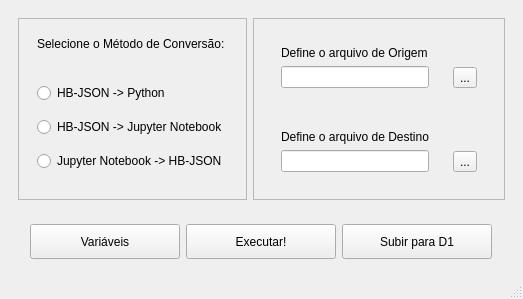
<?xml version="1.0" encoding="UTF-8"?>
<ui version="4.0">
 <class>mainWindow</class>
 <widget class="QMainWindow" name="mainWindow">
  <property name="geometry">
   <rect>
    <x>0</x>
    <y>0</y>
    <width>512</width>
    <height>293</height>
   </rect>
  </property>
  <property name="windowTitle">
   <string>DONE - CONVERTER</string>
  </property>
  <widget class="QWidget" name="centralwidget">
   <layout class="QVBoxLayout" name="verticalLayout">
    <item>
     <widget class="QFrame" name="frame_2">
      <property name="frameShape">
       <enum>QFrame::NoFrame</enum>
      </property>
      <property name="frameShadow">
       <enum>QFrame::Raised</enum>
      </property>
      <layout class="QHBoxLayout" name="horizontalLayout">
       <item>
        <widget class="QFrame" name="frame_3">
         <property name="frameShape">
          <enum>QFrame::StyledPanel</enum>
         </property>
         <property name="frameShadow">
          <enum>QFrame::Raised</enum>
         </property>
         <layout class="QVBoxLayout" name="verticalLayout_2">
          <item>
           <widget class="QFrame" name="frame_6">
            <property name="sizePolicy">
             <sizepolicy hsizetype="Preferred" vsizetype="Maximum">
              <horstretch>0</horstretch>
              <verstretch>0</verstretch>
             </sizepolicy>
            </property>
            <property name="frameShape">
             <enum>QFrame::NoFrame</enum>
            </property>
            <property name="frameShadow">
             <enum>QFrame::Raised</enum>
            </property>
            <layout class="QHBoxLayout" name="horizontalLayout_2">
             <item>
              <widget class="QLabel" name="label">
               <property name="text">
                <string>Selecione o Método de Conversão:</string>
               </property>
              </widget>
             </item>
            </layout>
           </widget>
          </item>
          <item>
           <widget class="QFrame" name="frame_5">
            <property name="frameShape">
             <enum>QFrame::NoFrame</enum>
            </property>
            <property name="frameShadow">
             <enum>QFrame::Raised</enum>
            </property>
            <layout class="QVBoxLayout" name="verticalLayout_3">
             <item>
              <widget class="QRadioButton" name="radioButton_1">
               <property name="text">
                <string>HB-JSON -&gt; Python</string>
               </property>
              </widget>
             </item>
             <item>
              <widget class="QRadioButton" name="radioButton_2">
               <property name="text">
                <string>HB-JSON -&gt; Jupyter Notebook</string>
               </property>
              </widget>
             </item>
             <item>
              <widget class="QRadioButton" name="radioButton_3">
               <property name="text">
                <string>Jupyter Notebook -&gt; HB-JSON</string>
               </property>
              </widget>
             </item>
            </layout>
           </widget>
          </item>
         </layout>
        </widget>
       </item>
       <item>
        <widget class="QFrame" name="frame_4">
         <property name="frameShape">
          <enum>QFrame::StyledPanel</enum>
         </property>
         <property name="frameShadow">
          <enum>QFrame::Raised</enum>
         </property>
         <layout class="QVBoxLayout" name="verticalLayout_4">
          <item>
           <widget class="QFrame" name="frame_8">
            <property name="frameShape">
             <enum>QFrame::NoFrame</enum>
            </property>
            <property name="frameShadow">
             <enum>QFrame::Raised</enum>
            </property>
            <layout class="QHBoxLayout" name="horizontalLayout_4">
             <item>
              <widget class="QFrame" name="frame_9">
               <property name="frameShape">
                <enum>QFrame::NoFrame</enum>
               </property>
               <property name="frameShadow">
                <enum>QFrame::Raised</enum>
               </property>
               <layout class="QVBoxLayout" name="verticalLayout_6">
                <item>
                 <widget class="QLabel" name="label_2">
                  <property name="text">
                   <string>Define o arquivo de Origem</string>
                  </property>
                 </widget>
                </item>
                <item>
                 <widget class="QLineEdit" name="input_origem"/>
                </item>
               </layout>
              </widget>
             </item>
             <item>
              <widget class="QFrame" name="frame_10">
               <property name="sizePolicy">
                <sizepolicy hsizetype="Maximum" vsizetype="Preferred">
                 <horstretch>0</horstretch>
                 <verstretch>0</verstretch>
                </sizepolicy>
               </property>
               <property name="frameShape">
                <enum>QFrame::NoFrame</enum>
               </property>
               <property name="frameShadow">
                <enum>QFrame::Raised</enum>
               </property>
               <layout class="QVBoxLayout" name="verticalLayout_7">
                <item>
                 <widget class="QLabel" name="label_4">
                  <property name="text">
                   <string/>
                  </property>
                 </widget>
                </item>
                <item>
                 <widget class="QToolButton" name="btn_origem">
                  <property name="text">
                   <string>...</string>
                  </property>
                 </widget>
                </item>
               </layout>
              </widget>
             </item>
            </layout>
           </widget>
          </item>
          <item>
           <widget class="QFrame" name="frame_7">
            <property name="frameShape">
             <enum>QFrame::NoFrame</enum>
            </property>
            <property name="frameShadow">
             <enum>QFrame::Raised</enum>
            </property>
            <layout class="QHBoxLayout" name="horizontalLayout_5">
             <item>
              <widget class="QFrame" name="frame_11">
               <property name="frameShape">
                <enum>QFrame::NoFrame</enum>
               </property>
               <property name="frameShadow">
                <enum>QFrame::Raised</enum>
               </property>
               <layout class="QVBoxLayout" name="verticalLayout_5">
                <item>
                 <widget class="QLabel" name="label_3">
                  <property name="text">
                   <string>Define o arquivo de Destino</string>
                  </property>
                 </widget>
                </item>
                <item>
                 <widget class="QLineEdit" name="input_destino"/>
                </item>
               </layout>
              </widget>
             </item>
             <item>
              <widget class="QFrame" name="frame_12">
               <property name="sizePolicy">
                <sizepolicy hsizetype="Maximum" vsizetype="Preferred">
                 <horstretch>0</horstretch>
                 <verstretch>0</verstretch>
                </sizepolicy>
               </property>
               <property name="frameShape">
                <enum>QFrame::NoFrame</enum>
               </property>
               <property name="frameShadow">
                <enum>QFrame::Raised</enum>
               </property>
               <layout class="QVBoxLayout" name="verticalLayout_8">
                <item>
                 <widget class="QLabel" name="label_5">
                  <property name="text">
                   <string/>
                  </property>
                 </widget>
                </item>
                <item>
                 <widget class="QToolButton" name="btn_destino">
                  <property name="text">
                   <string>...</string>
                  </property>
                 </widget>
                </item>
               </layout>
              </widget>
             </item>
            </layout>
           </widget>
          </item>
         </layout>
        </widget>
       </item>
      </layout>
     </widget>
    </item>
    <item>
     <widget class="QFrame" name="frame">
      <property name="frameShape">
       <enum>QFrame::NoFrame</enum>
      </property>
      <property name="frameShadow">
       <enum>QFrame::Raised</enum>
      </property>
      <layout class="QHBoxLayout" name="horizontalLayout_3">
       <item>
        <spacer name="horizontalSpacer_2">
         <property name="orientation">
          <enum>Qt::Horizontal</enum>
         </property>
         <property name="sizeHint" stdset="0">
          <size>
           <width>40</width>
           <height>20</height>
          </size>
         </property>
        </spacer>
       </item>
       <item>
        <widget class="QPushButton" name="btn_vars">
         <property name="minimumSize">
          <size>
           <width>150</width>
           <height>35</height>
          </size>
         </property>
         <property name="maximumSize">
          <size>
           <width>150</width>
           <height>35</height>
          </size>
         </property>
         <property name="text">
          <string>Variáveis</string>
         </property>
        </widget>
       </item>
       <item>
        <widget class="QPushButton" name="btn_execute">
         <property name="minimumSize">
          <size>
           <width>150</width>
           <height>35</height>
          </size>
         </property>
         <property name="maximumSize">
          <size>
           <width>150</width>
           <height>35</height>
          </size>
         </property>
         <property name="text">
          <string>Executar!</string>
         </property>
        </widget>
       </item>
       <item>
        <widget class="QPushButton" name="btn_d1">
         <property name="minimumSize">
          <size>
           <width>150</width>
           <height>35</height>
          </size>
         </property>
         <property name="maximumSize">
          <size>
           <width>150</width>
           <height>35</height>
          </size>
         </property>
         <property name="text">
          <string>Subir para D1</string>
         </property>
        </widget>
       </item>
       <item>
        <spacer name="horizontalSpacer">
         <property name="orientation">
          <enum>Qt::Horizontal</enum>
         </property>
         <property name="sizeHint" stdset="0">
          <size>
           <width>40</width>
           <height>20</height>
          </size>
         </property>
        </spacer>
       </item>
      </layout>
     </widget>
    </item>
   </layout>
  </widget>
  <widget class="QStatusBar" name="statusbar"/>
 </widget>
 <resources/>
 <connections/>
</ui>
